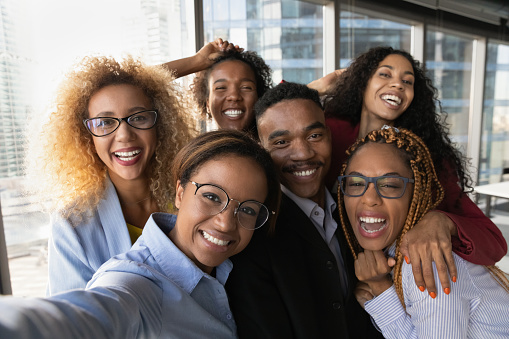
#> input picture faceDetector/people.jpeg, 509 x 339 px
$ python face_detector.py
#> lines starting #> are read from the running program, lines starting #| are printed output that depends on the picture; after the words box and inside, x2 and y2 are one past the last pixel; in counts of white or black regions, pixels touching at a corner belong together
import cv2

face_cascade = cv2.CascadeClassifier("haarcascade_frontalface_default.xml")

img = cv2.imread("people.jpeg")
#> img is the input picture: shape (339, 509, 3); mean B, G, R 112.6, 117.7, 129
gray_img = cv2.cvtColor(img,cv2.COLOR_BGR2GRAY)
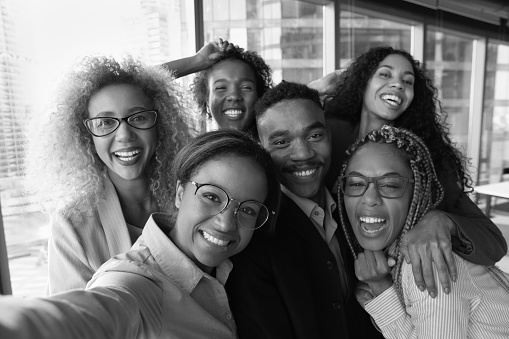
#> gray_img: shape (339, 509); min 0, max 255, mean 120.5

faces=face_cascade.detectMultiScale(gray_img,
scaleFactor = 1.10,
minNeighbors = 5)
#> faces = [[364, 56, 57, 57], [203, 64, 58, 58], [80, 88, 86, 86], [252, 103, 88, 88], [328, 150, 92, 92], [170, 156, 117, 117]]

for x,y,w,h in faces:
    img = cv2.rectangle(img, (x,y),(x+w,y+h),(0,255,0),3)
#> this loop made 6 passes
#> pass 1, `img = cv2.rectangle(img, (x,y),(x+w,y+h),(0,255,0),3)`:
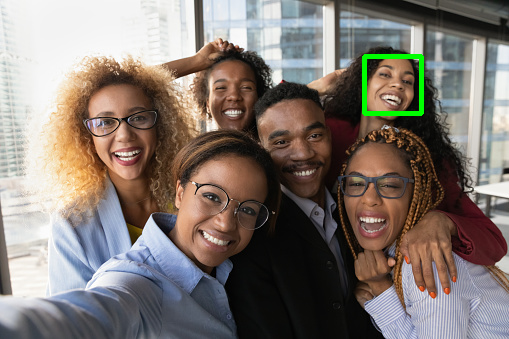
#> img: shape (339, 509, 3); 0.65% of pixels changed, all inside (x1, y1, x2, y2) = (362, 54, 424, 116)
#> pass 2, `img = cv2.rectangle(img, (x,y),(x+w,y+h),(0,255,0),3)`:
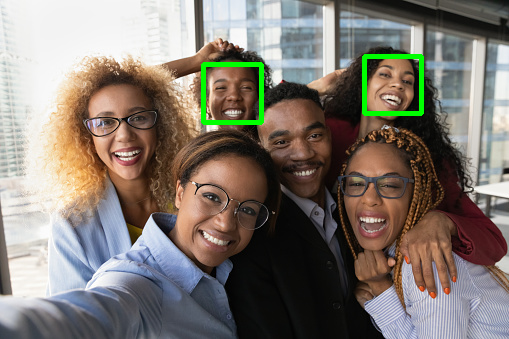
#> img: shape (339, 509, 3); 0.67% of pixels changed, all inside (x1, y1, x2, y2) = (201, 62, 264, 125)
#> pass 3, `img = cv2.rectangle(img, (x,y),(x+w,y+h),(0,255,0),3)`:
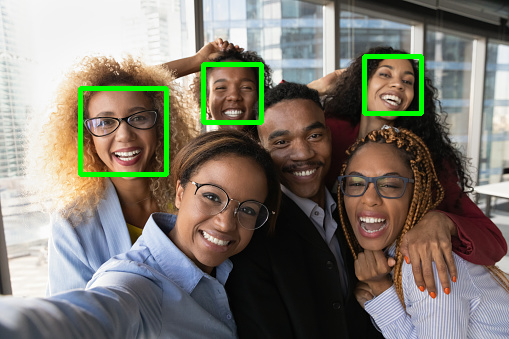
#> img: shape (339, 509, 3); 0.99% of pixels changed, all inside (x1, y1, x2, y2) = (78, 86, 169, 177)
#> after the loop:
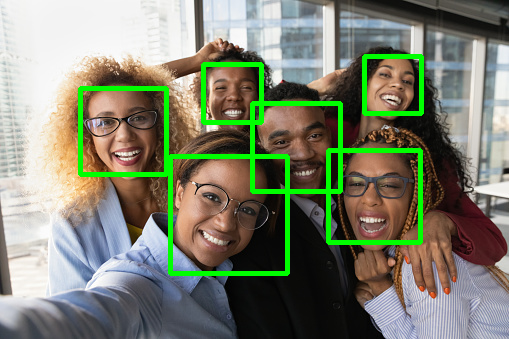
#> img: shape (339, 509, 3); 3.32% of pixels changed, all inside (x1, y1, x2, y2) = (168, 101, 423, 276)

print(type(faces))
#| <class 'numpy.ndarray'>
print(faces)
#| [[364  56  57  57]
#|  [203  64  58  58]
#|  [ 80  88  86  86]
#|  [252 103  88  88]
#|  [328 150  92  92]
#|  [170 156 117 117]]

resized = cv2.resize(img, (int(img.shape[1]/3), int(img.shape[0]/3)))
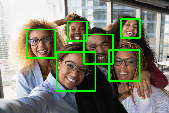
#> resized: shape (113, 169, 3); mean B, G, R 109.9, 129.1, 124.5

cv2.imshow("Gray",resized)
cv2.waitKey(0)
cv2.destroyAllWindows()
